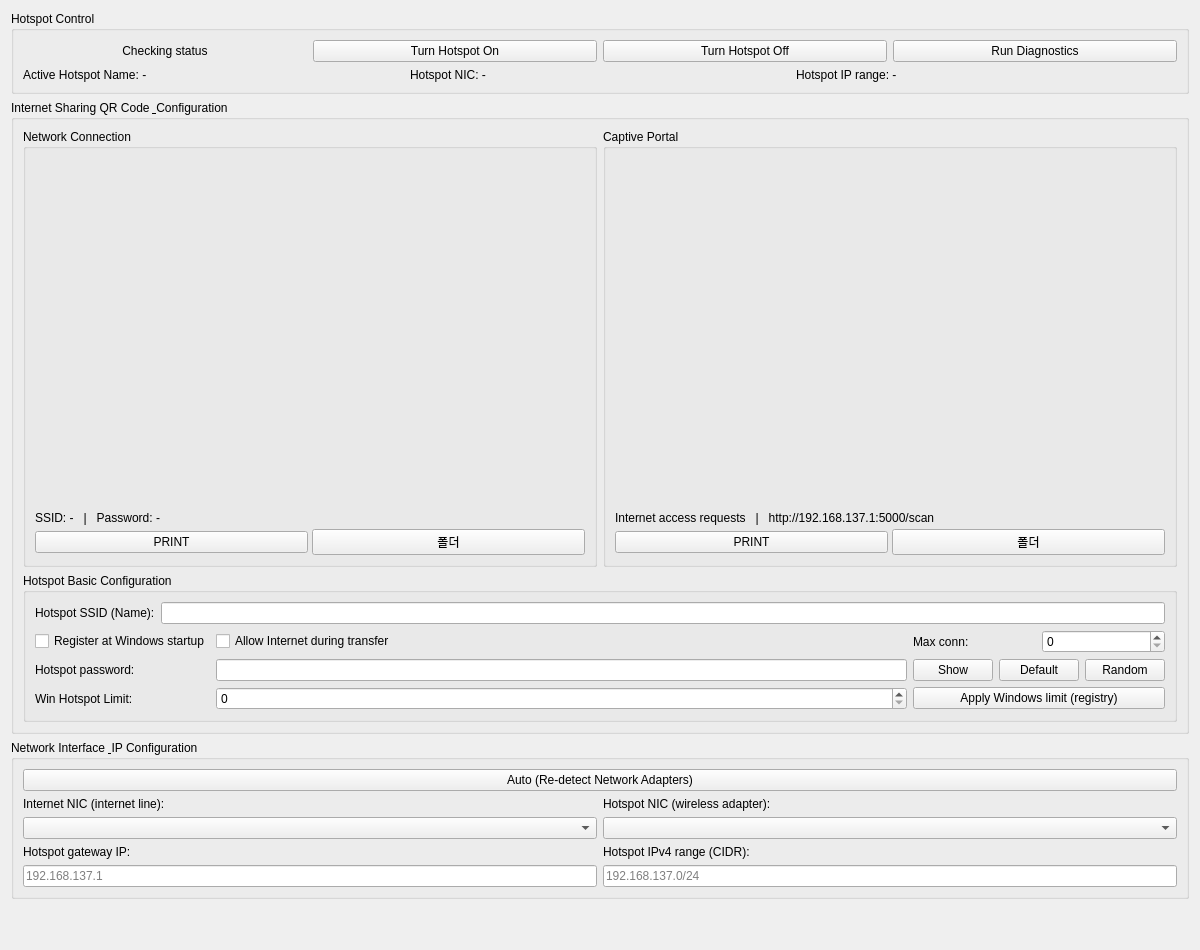
<?xml version="1.0" encoding="UTF-8"?>
<ui version="4.0">
 <class>HotspotSettingsWidget</class>
 <widget class="QWidget" name="HotspotSettingsWidget">
  <property name="geometry">
   <rect>
    <x>0</x>
    <y>0</y>
    <width>1200</width>
    <height>950</height>
   </rect>
  </property>
  <layout class="QVBoxLayout" name="main_layout">
   
   <!-- 1. Hotspot Control 그룹박스 -->
   <item>
    <widget class="QGroupBox" name="hotspot_control_group">
     <property name="title">
      <string>Hotspot Control</string>
     </property>
     <layout class="QVBoxLayout" name="hotspot_control_layout">
      <item>
       <layout class="QHBoxLayout" name="hotspot_controls_layout">
        <item>
         <widget class="QLabel" name="hotspot_status_btn">
          <property name="text"><string>Checking status</string></property>
          <property name="alignment"><set>Qt::AlignCenter</set></property>
         </widget>
        </item>
        <item>
         <widget class="QPushButton" name="hotspot_on_btn">
          <property name="text"><string>Turn Hotspot On</string></property>
         </widget>
        </item>
        <item>
         <widget class="QPushButton" name="hotspot_off_btn">
          <property name="text"><string>Turn Hotspot Off</string></property>
         </widget>
        </item>
        <item>
         <widget class="QPushButton" name="hotspot_diagnose_btn">
          <property name="text"><string>Run Diagnostics</string></property>
         </widget>
        </item>
       </layout>
      </item>
      <item>
       <layout class="QHBoxLayout" name="active_info_layout">
        <item>
         <widget class="QLabel" name="active_name_label">
          <property name="text"><string>Active Hotspot Name: -</string></property>
         </widget>
        </item>
        <item>
         <widget class="QLabel" name="active_nic_label">
          <property name="text"><string>Hotspot NIC: -</string></property>
         </widget>
        </item>
        <item>
         <widget class="QLabel" name="active_range_label">
          <property name="text"><string>Hotspot IP range: -</string></property>
         </widget>
        </item>
       </layout>
      </item>
     </layout>
    </widget>
   </item>

   <!-- 2. Internet Sharing QR Code 그룹박스 (기본 설정 요소들을 QR 코드 밑으로 통합) -->
   <item>
    <widget class="QGroupBox" name="qr_group">
     <property name="sizePolicy">
      <sizepolicy hsizetype="Preferred" vsizetype="Expanding">
       <horstretch>0</horstretch>
       <verstretch>1</verstretch>
      </sizepolicy>
     </property>
     <property name="title">
      <string>Internet Sharing QR Code &amp; Configuration</string>
     </property>
     <layout class="QVBoxLayout" name="qr_outer_layout">
      
      <!-- 상단: QR 코드 2분할 영역 (Network Connection / Captive Portal) -->
      <item>
       <layout class="QHBoxLayout" name="qr_layout">
        
        <!-- Network Connection QR 박스 -->
        <item>
         <widget class="QGroupBox" name="network_group">
          <property name="title"><string>Network Connection</string></property>
          <layout class="QVBoxLayout" name="network_layout">
           <item>
            <widget class="QLabel" name="hotspot_network_qr_label">
             <property name="sizePolicy">
              <sizepolicy hsizetype="Expanding" vsizetype="Expanding">
               <horstretch>1</horstretch>
               <verstretch>1</verstretch>
              </sizepolicy>
             </property>
             <property name="alignment">
              <set>Qt::AlignCenter</set>
             </property>
             <property name="scaledContents">
              <bool>false</bool>
             </property>
            </widget>
           </item>
           <item>
            <widget class="QWidget" name="net_bottom_container">
             <property name="sizePolicy">
              <sizepolicy hsizetype="Preferred" vsizetype="Maximum">
               <horstretch>0</horstretch>
               <verstretch>0</verstretch>
              </sizepolicy>
             </property>
             <layout class="QVBoxLayout" name="net_bottom_group_layout">
              <property name="leftMargin"><number>0</number></property>
              <property name="topMargin"><number>0</number></property>
              <property name="rightMargin"><number>0</number></property>
              <property name="bottomMargin"><number>0</number></property>
              <property name="spacing"><number>4</number></property>
              <item>
               <widget class="QLabel" name="hotspot_network_info_label">
                <property name="sizePolicy">
                 <sizepolicy hsizetype="Expanding" vsizetype="Maximum">
                  <horstretch>0</horstretch>
                  <verstretch>0</verstretch>
                 </sizepolicy>
                </property>
                <property name="text"><string>SSID: -   |   Password: -</string></property>
               </widget>
              </item>
              <item>
               <layout class="QHBoxLayout" name="net_btn_layout">
                <item>
                 <widget class="QPushButton" name="network_print_btn">
                  <property name="sizePolicy">
                   <sizepolicy hsizetype="Expanding" vsizetype="Fixed">
                    <horstretch>1</horstretch>
                    <verstretch>0</verstretch>
                   </sizepolicy>
                  </property>
                  <property name="text"><string>PRINT</string></property>
                 </widget>
                </item>
                <item>
                 <widget class="QPushButton" name="network_folder_btn">
                  <property name="sizePolicy">
                   <sizepolicy hsizetype="Expanding" vsizetype="Fixed">
                    <horstretch>1</horstretch>
                    <verstretch>0</verstretch>
                   </sizepolicy>
                  </property>
                  <property name="text"><string>폴더</string></property>
                 </widget>
                </item>
               </layout>
              </item>
             </layout>
            </widget>
           </item>
          </layout>
         </widget>
        </item>

        <!-- Captive Portal QR 박스 -->
        <item>
         <widget class="QGroupBox" name="captive_group">
          <property name="title"><string>Captive Portal</string></property>
          <layout class="QVBoxLayout" name="captive_layout">
           <item>
            <widget class="QLabel" name="hotspot_qr_label">
             <property name="sizePolicy">
              <sizepolicy hsizetype="Expanding" vsizetype="Expanding">
               <horstretch>1</horstretch>
               <verstretch>1</verstretch>
              </sizepolicy>
             </property>
             <property name="alignment">
              <set>Qt::AlignCenter</set>
             </property>
             <property name="scaledContents">
              <bool>false</bool>
             </property>
            </widget>
           </item>
           <item>
            <widget class="QWidget" name="cap_bottom_container">
             <property name="sizePolicy">
              <sizepolicy hsizetype="Preferred" vsizetype="Maximum">
               <horstretch>0</horstretch>
               <verstretch>0</verstretch>
              </sizepolicy>
             </property>
             <layout class="QVBoxLayout" name="cap_bottom_group_layout">
              <property name="leftMargin"><number>0</number></property>
              <property name="topMargin"><number>0</number></property>
              <property name="rightMargin"><number>0</number></property>
              <property name="bottomMargin"><number>0</number></property>
              <property name="spacing"><number>4</number></property>
              <item>
               <widget class="QLabel" name="qr_caption">
                <property name="sizePolicy">
                 <sizepolicy hsizetype="Expanding" vsizetype="Maximum">
                  <horstretch>0</horstretch>
                  <verstretch>0</verstretch>
                 </sizepolicy>
                </property>
                <property name="text"><string>Internet access requests   |   http://192.168.137.1:5000/scan</string></property>
               </widget>
              </item>
              <item>
               <layout class="QHBoxLayout" name="cap_btn_layout">
                <item>
                 <widget class="QPushButton" name="captive_print_btn">
                  <property name="sizePolicy">
                   <sizepolicy hsizetype="Expanding" vsizetype="Fixed">
                    <horstretch>1</horstretch>
                    <verstretch>0</verstretch>
                   </sizepolicy>
                  </property>
                  <property name="text"><string>PRINT</string></property>
                 </widget>
                </item>
                <item>
                 <widget class="QPushButton" name="captive_folder_btn">
                  <property name="sizePolicy">
                   <sizepolicy hsizetype="Expanding" vsizetype="Fixed">
                    <horstretch>1</horstretch>
                    <verstretch>0</verstretch>
                   </sizepolicy>
                  </property>
                  <property name="text"><string>폴더</string></property>
                 </widget>
                </item>
               </layout>
              </item>
             </layout>
            </widget>
           </item>
          </layout>
         </widget>
        </item>

       </layout>
      </item>

      <!-- 하단: 기존 Hotspot Basic Configuration 설정 요소들 배치 -->
      <item>
       <widget class="QGroupBox" name="basic_settings_group">
        <property name="title">
         <string>Hotspot Basic Configuration</string>
        </property>
        <layout class="QGridLayout" name="basic_settings_grid">
         <item row="0" column="0" colspan="3">
          <layout class="QHBoxLayout" name="ssid_row_layout">
           <item>
            <widget class="QLabel" name="lbl_ssid">
             <property name="text"><string>Hotspot SSID (Name):</string></property>
            </widget>
           </item>
           <item>
            <widget class="QLineEdit" name="ssid_input"/>
           </item>
          </layout>
         </item>

         <item row="1" column="0">
          <widget class="QCheckBox" name="startup_checkbox">
           <property name="text"><string>Register at Windows startup</string></property>
          </widget>
         </item>
         <item row="1" column="1">
          <widget class="QCheckBox" name="file_transfer_internet_checkbox">
           <property name="text"><string>Allow Internet during transfer</string></property>
          </widget>
         </item>
         <item row="1" column="2">
          <layout class="QHBoxLayout" name="max_conn_layout">
           <item>
            <widget class="QLabel" name="lbl_max_conn">
             <property name="text"><string>Max conn:</string></property>
            </widget>
           </item>
           <item>
            <widget class="QSpinBox" name="max_connections_input"/>
           </item>
          </layout>
         </item>

         <item row="2" column="0">
          <widget class="QLabel" name="lbl_password">
           <property name="text"><string>Hotspot password:</string></property>
          </widget>
         </item>
         <item row="2" column="1">
          <widget class="QLineEdit" name="password_input">
           <property name="echoMode"><enum>QLineEdit::Password</enum></property>
          </widget>
         </item>
         <item row="2" column="2">
          <layout class="QHBoxLayout" name="pwd_btn_layout">
           <item>
            <widget class="QPushButton" name="show_password_btn">
             <property name="text"><string>Show</string></property>
             <property name="checkable"><bool>true</bool></property>
            </widget>
           </item>
           <item>
            <widget class="QPushButton" name="default_password_btn">
             <property name="text"><string>Default</string></property>
            </widget>
           </item>
           <item>
            <widget class="QPushButton" name="random_password_btn">
             <property name="text"><string>Random</string></property>
            </widget>
           </item>
          </layout>
         </item>

         <item row="3" column="0">
          <widget class="QLabel" name="lbl_win_limit">
           <property name="text"><string>Win Hotspot Limit:</string></property>
          </widget>
         </item>
         <item row="3" column="1">
          <widget class="QSpinBox" name="windows_hotspot_limit_input"/>
         </item>
         <item row="3" column="2">
          <widget class="QPushButton" name="apply_windows_limit_btn">
           <property name="text"><string>Apply Windows limit (registry)</string></property>
          </widget>
         </item>
        </layout>
       </widget>
      </item>

     </layout>
    </widget>
   </item>

   <!-- 3. 네트워크 어댑터 및 IP 설정 영역 -->
   <item>
    <widget class="QGroupBox" name="net_group">
     <property name="title">
      <string>Network Interface &amp; IP Configuration</string>
     </property>
     <layout class="QGridLayout" name="net_grid_layout">
      <item row="0" column="0" colspan="2">
       <widget class="QPushButton" name="auto_detect_btn">
        <property name="text">
         <string>Auto (Re-detect Network Adapters)</string>
        </property>
       </widget>
      </item>

      <item row="1" column="0">
       <widget class="QLabel" name="lbl_internet_nic">
        <property name="text"><string>Internet NIC (internet line):</string></property>
       </widget>
      </item>
      <item row="2" column="0">
       <widget class="QComboBox" name="internet_nic_combo"/>
      </item>
      <item row="1" column="1">
       <widget class="QLabel" name="lbl_hotspot_nic">
        <property name="text"><string>Hotspot NIC (wireless adapter):</string></property>
       </widget>
      </item>
      <item row="2" column="1">
       <widget class="QComboBox" name="hotspot_nic_combo"/>
      </item>

      <item row="3" column="0">
       <widget class="QLabel" name="lbl_hotspot_gw">
        <property name="text"><string>Hotspot gateway IP:</string></property>
       </widget>
      </item>
      <item row="4" column="0">
       <widget class="QLineEdit" name="hotspot_gateway_input">
        <property name="placeholderText"><string>192.168.137.1</string></property>
       </widget>
      </item>
      <item row="3" column="1">
       <widget class="QLabel" name="lbl_hotspot_cidr">
        <property name="text"><string>Hotspot IPv4 range (CIDR):</string></property>
       </widget>
      </item>
      <item row="4" column="1">
       <widget class="QLineEdit" name="hotspot_network_input">
        <property name="placeholderText"><string>192.168.137.0/24</string></property>
       </widget>
      </item>
     </layout>
    </widget>
   </item>

   <!-- 하단 스페이서 -->
   <item>
    <spacer name="verticalSpacer">
     <property name="orientation"><enum>Qt::Vertical</enum></property>
     <property name="sizeHint" stdset="0">
      <size><width>20</width><height>40</height></size>
     </property>
    </spacer>
   </item>

  </layout>
 </widget>
</ui>
